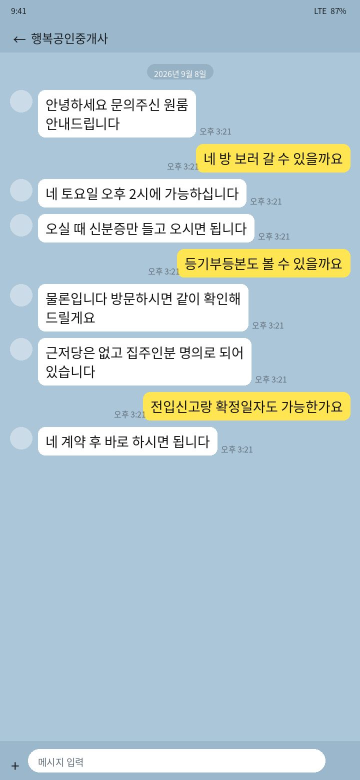
#> input picture assets/manual/features-ko/sample-ordinary.jpg, 720 x 1560 px (shown at 1/2 size); its folder holds only this picture in this run
$ python -i make-demo-screenshots.py   (imports and definitions only)
#> lines starting #> are read from the running program, lines starting #| are printed output that depends on the picture
#> further down, picture is the input picture: PIL image 720x1560 RGB; mean R, G, B 184.7, 204, 211.5
#!/usr/bin/env python3
"""
Generate the demo screenshots in demo/screenshots/.

    python3 demo/make-demo-screenshots.py

Needs Pillow and a Korean font. On Debian/Ubuntu:

    sudo apt install fonts-noto-cjk && pip install Pillow


WHY THESE ARE DRAWN AND NOT DOWNLOADED
--------------------------------------
There is no stock-photo library of Korean rental-scam chat screenshots. What
does exist online is real people's private conversations — posted to forums and
news articles by victims — carrying their names, their phone numbers and their
landlords'. Downloading those into a public repository to demo a privacy tool
would be an unpleasant kind of irony, so every image here is drawn from
invented conversations. No real name, number, account or address appears in any
of them.

The trade-off is stated honestly in demo/README.md: these reproduce the layout
and the failure modes, not the mess of a real capture.

WHAT THE SET IS FOR
-------------------
Two different jobs, and they pull in opposite directions:

  * Showing someone what the tool does. That wants clear, legible captures.
  * Finding out where it breaks. That wants the awkward ones — a group chat, a
    photo of a screen, a thumbnail someone re-sent twice.

Both are here, and the README records what each one MEASURABLY produces rather
than what it was hoped to produce.

Files 01-13 vary the LAYOUT and the CAPTURE QUALITY — group chats, dark mode,
a photo of a screen, a thumbnail re-sent twice — because that is what breaks
recognition. Files 14-20 hold the layout steady and vary the DANGER instead:
one transaction risk per file, each the kind of thing that costs a student a
deposit. Use 01-13 to find out whether the reader works; use 14-20 to see
whether a particular risk is recognised at all.

Five of the twenty-two conversations are entirely ordinary, and that balance is
deliberate. A demo made only of alarming cases teaches the wrong lesson: the
expensive failure for a checker like this is crying wolf. 13 and 21 especially
are stuffed with 근저당 / 전입신고 / 계약금 / 신탁 used in the CORRECT
direction — if the suppressors ever regress, those are the files that catch
it.

Everything is saved as JPEG. Real screenshots are re-compressed by every
messenger they pass through, and those artefacts are what make small grey type
unreadable; demoing on a lossless PNG would flatter the engine.
"""
import os
from PIL import Image, ImageDraw, ImageFont, ImageFilter

HERE = os.path.dirname(os.path.abspath(__file__))
OUT = os.path.join(HERE, "screenshots")
# [1 line not run here, left out]

CANDIDATES = [
    "/usr/share/fonts/opentype/noto/NotoSansCJK-Regular.ttc",
    "/usr/share/fonts/truetype/noto/NotoSansCJK-Regular.ttc",
    "/usr/share/fonts/opentype/noto/NotoSansCJKkr-Regular.otf",
    "/System/Library/Fonts/AppleSDGothicNeo.ttc",
    "C:/Windows/Fonts/malgun.ttf",
]
FONT = next((p for p in CANDIDATES if os.path.exists(p)), None)
# [2 lines not run here, left out]
IDX = 0 if FONT.endswith(".ttf") else 2


def f(size):
    return ImageFont.truetype(FONT, size, index=IDX)


# ---------------------------------------------------------------- themes ---

LIGHT = dict(page=(171, 198, 216), mine=(254, 229, 81), theirs=(255, 255, 255),
             ink=(20, 20, 20), mine_ink=(20, 20, 20), bar=(154, 183, 203),
             bar_ink=(28, 32, 36), avatar=(203, 219, 231), stamp=(96, 108, 120),
             divider=(150, 176, 196), divider_ink=(250, 250, 250), unread=(228, 80, 60))

DARK = dict(page=(24, 26, 30), mine=(64, 96, 150), theirs=(46, 49, 56),
            ink=(238, 238, 238), mine_ink=(248, 248, 248), bar=(18, 20, 23),
            bar_ink=(224, 226, 230), avatar=(62, 66, 74), stamp=(140, 148, 158),
            divider=(48, 52, 58), divider_ink=(210, 214, 220), unread=(236, 120, 100))

SMS = dict(page=(244, 245, 247), mine=(58, 128, 246), theirs=(229, 229, 234),
           ink=(16, 16, 18), mine_ink=(255, 255, 255), bar=(248, 248, 250),
           bar_ink=(20, 20, 22), avatar=(206, 208, 214), stamp=(132, 138, 148),
           divider=(220, 222, 228), divider_ink=(88, 92, 100), unread=(228, 80, 60))


# ----------------------------------------------------------- the renderer ---

# [126 lines left out: functions wrap, render, not called in this run]


def photograph(img):
    """
    Simulate someone photographing their screen with a second phone, because
    plenty of people do exactly that instead of taking a screenshot. Slight
    rotation, a soft glare band, a little blur, and a darkened border.
    """
    img = img.rotate(-1.4, resample=Image.BICUBIC, expand=False,
                     fillcolor=(18, 18, 20))
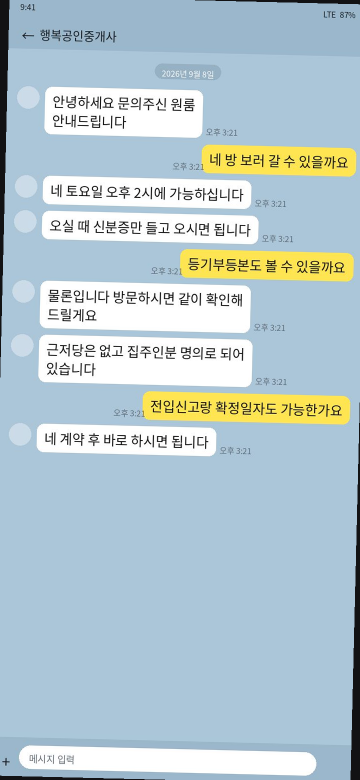
#> img: PIL image 720x1560 RGB (shown at 1/2 size); mean R, G, B 182.1, 201, 208.2
    img = img.filter(ImageFilter.GaussianBlur(0.7))

    glare = Image.new("L", img.size, 0)
#> glare: PIL image 720x1560 L; every value is 0
    g = ImageDraw.Draw(glare)
    w, h = img.size
#> w = 720; h = 1560
    for i in range(90):
        g.line([(int(w * -0.2) + i * 9, 0), (int(w * 0.35) + i * 9, h)],
               fill=max(0, 70 - abs(i - 45) * 2), width=10)
    white = Image.new("RGB", img.size, (255, 255, 255))
#> white: PIL image 720x1560 RGB; every value is 255
    img = Image.composite(white, img, glare.filter(ImageFilter.GaussianBlur(28)))
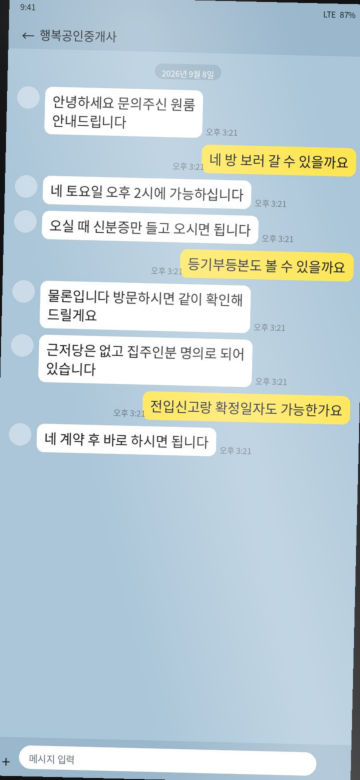
#> img: PIL image 720x1560 RGB (shown at 1/2 size); mean R, G, B 189.7, 206.8, 213.5

    # vignette: the edges of a screen photographed off-axis fall off
    vig = Image.new("L", img.size, 255)
#> vig: PIL image 720x1560 L; every value is 255
    v = ImageDraw.Draw(vig)
    for i in range(26):
        v.rectangle([i, i, w - 1 - i, h - 1 - i], outline=140 + i * 4)
    return Image.composite(img, Image.new("RGB", img.size, (0, 0, 0)), vig)
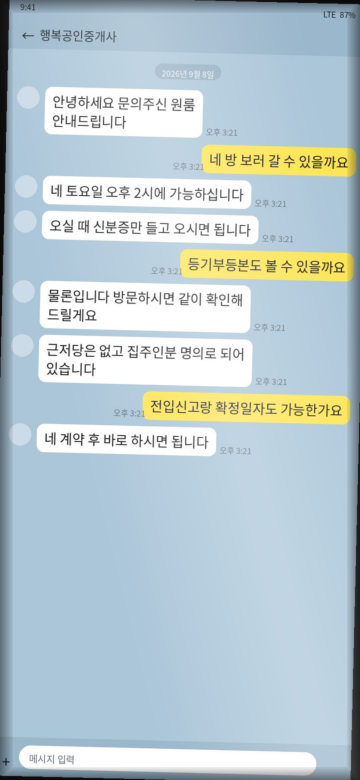
#> returned value: PIL image 720x1560 RGB (shown at 1/2 size); mean R, G, B 185.9, 202.5, 208.9


# ================================================================ the set ===
# [297 lines not run here, left out]

>>> from PIL import Image
>>> picture = Image.open('../assets/manual/features-ko/sample-ordinary.jpg')
>>> result = photograph(picture)
